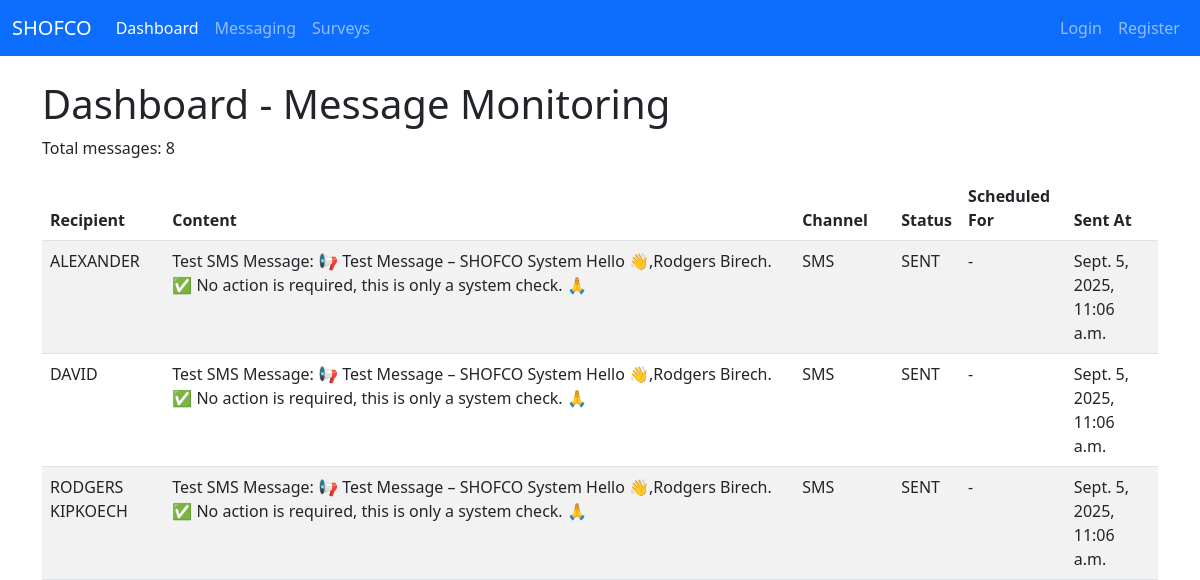
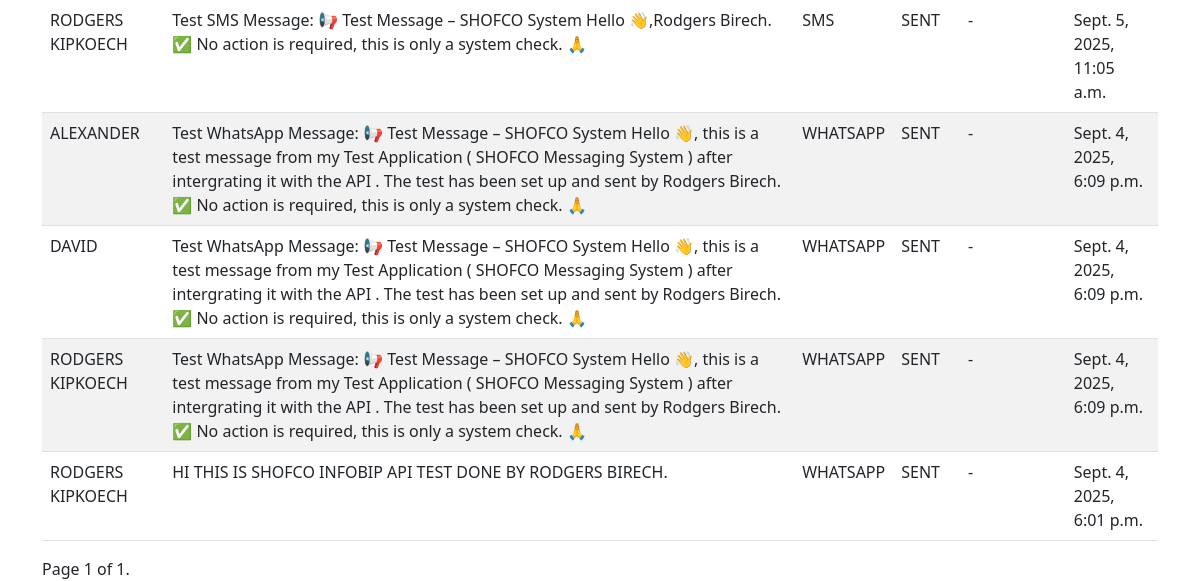
Page /dashboard/ on the earlier database version (2 pictures, top to bottom).
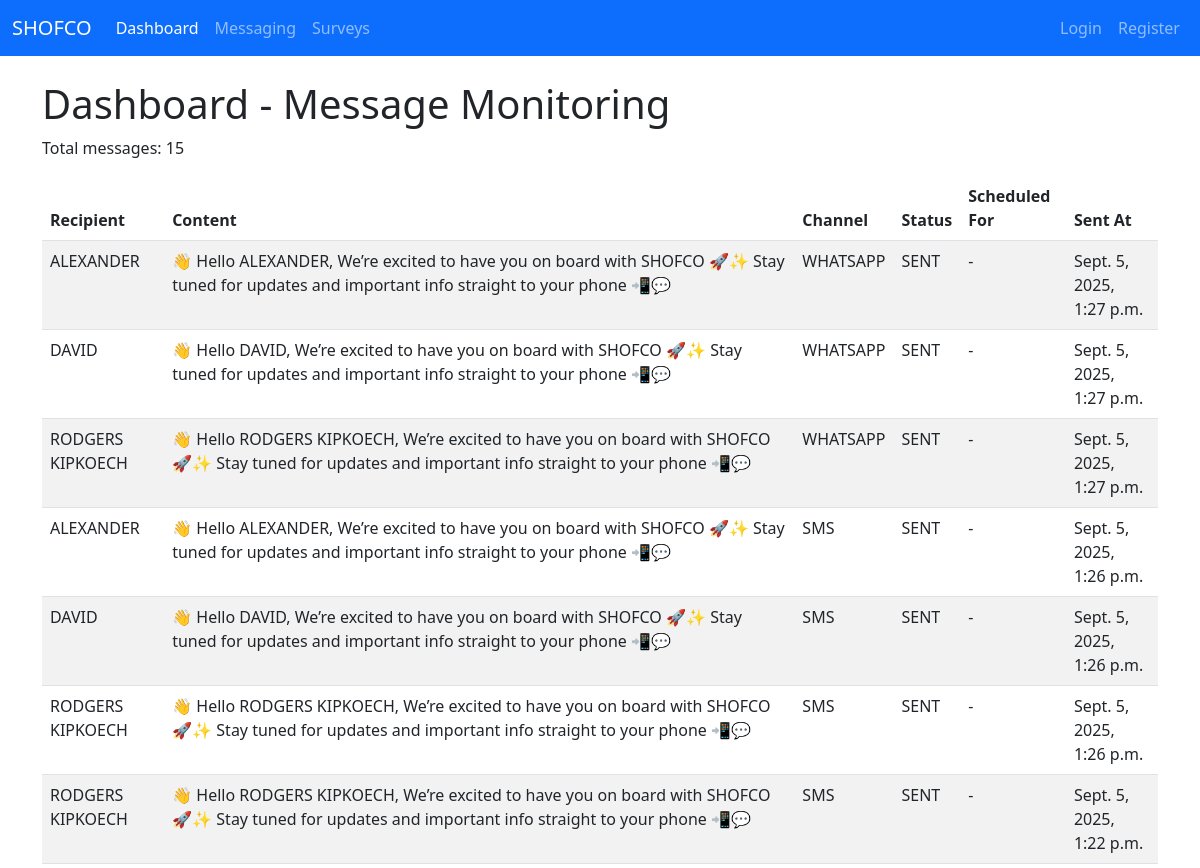
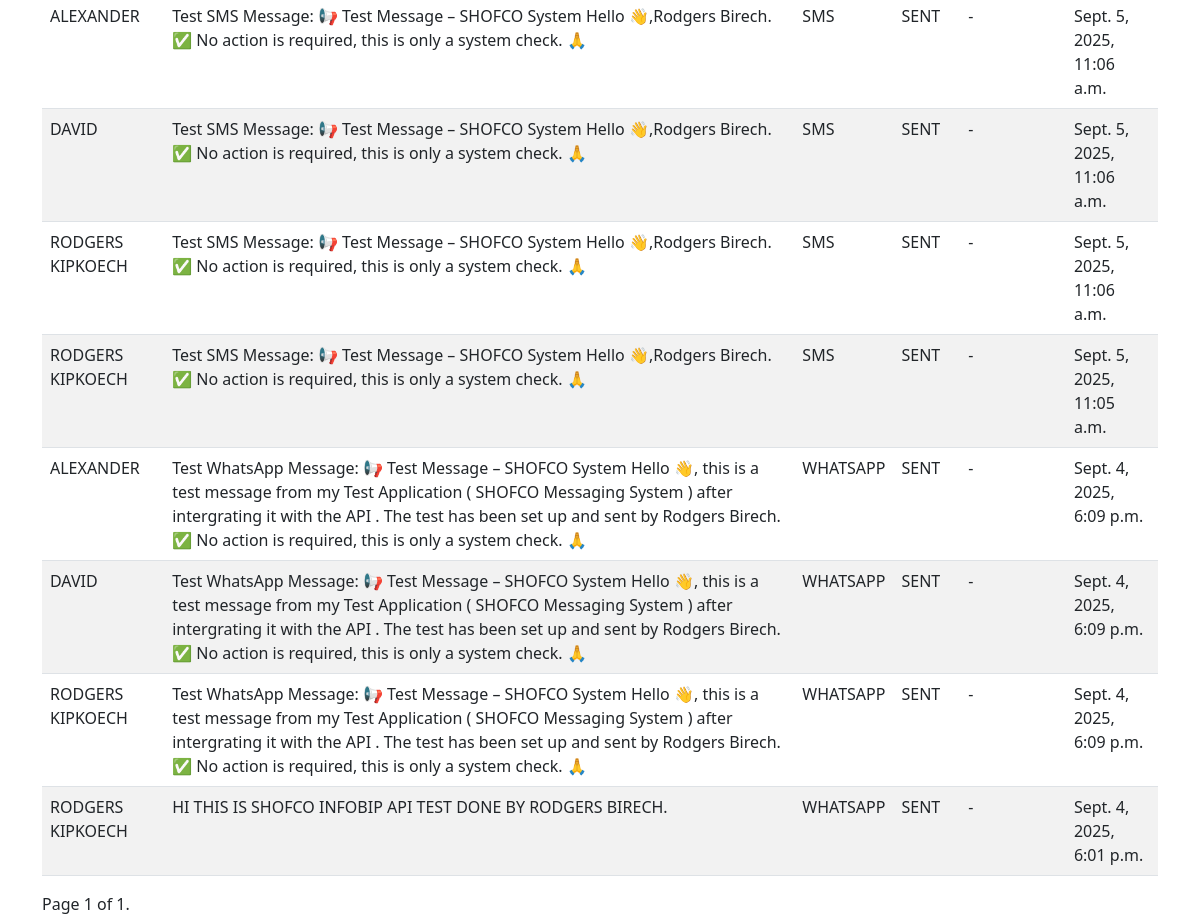
Same page on the later database version (2 pictures, top to bottom).
### messaging/models.py (models this page shows, shortened)
class Message(models.Model):
    CHANNEL_CHOICES = [('SMS', 'SMS'), ('WHATSAPP', 'WhatsApp'), ('EMAIL', 'Email')]
    recipient = models.ForeignKey(Beneficiary, on_delete=models.CASCADE)
    content = models.TextField()
    channel = models.CharField(max_length=10, choices=CHANNEL_CHOICES)
    status = models.CharField(max_length=20, default='PENDING')
    sent_at = models.DateTimeField(null=True, blank=True)
    scheduled_for = models.DateTimeField(null=True, blank=True)  # new field
    message_sid = models.CharField(max_length=64, null=True, blank=True)

### beneficiaries/models.py (models this page shows, shortened)
class Beneficiary(models.Model):
    name = models.CharField(max_length=100)
    phone_number = models.CharField(max_length=15)
    email = models.EmailField(blank=True, null=True)
    infobip_synced = models.BooleanField(default=False)  # New field

### dashboard/views.py (the view)
# urls.py: path('', dashboard_home, name='dashboard_home'),
def dashboard_home(request):
    total_messages = Message.objects.count()
    sent_messages = Message.objects.filter(status='SENT').count()
    pending_messages = Message.objects.filter(status='PENDING').count()
    total_beneficiaries = Beneficiary.objects.count()
    messages_list = (
        Message.objects
        .annotate(order_time=Coalesce('sent_at', 'scheduled_for', Value(now())))
        .order_by('-order_time')
    )
    paginator = Paginator(messages_list, 50)
    page_number = request.GET.get('page')
    page_obj = paginator.get_page(page_number)
    context = {
        'total_messages': total_messages,
        'sent_messages': sent_messages,
        'pending_messages': pending_messages,
        'total_beneficiaries': total_beneficiaries,
        'messages': page_obj,
    }
    return render(request, 'home.html', context)

### templates/home.html (shortened to what this page needs)
{% extends "base.html" %}
{% block content %}
<h1>Dashboard - Message Monitoring</h1>
<p>Total messages: {{ total_messages }}</p>
<table class="table table-striped">
  <thead>
    <tr>
      <th>Recipient</th>
      <th>Content</th>
      <th>Channel</th>
      <th>Status</th>
      <th>Scheduled For</th>
      <th>Sent At</th>
    </tr>
  </thead>
  <tbody>
    {% for message in messages %}
      <tr>
        <td>
          {% if message.recipient.name %}
            {{ message.recipient.name }}
          {% else %}
            {{ message.recipient.phone_number }}
          {% endif %}
        </td>
        <td>{{ message.content }}</td>
        <td>{{ message.channel }}</td>
        <td>{{ message.status }}</td>
        <td>{{ message.scheduled_for|default:"-" }}</td>
        <td>{{ message.sent_at|default:"-" }}</td>
      </tr>
    {% empty %}
      <tr><td colspan="6">No messages found.</td></tr>
    {% endfor %}
  </tbody>
</table>
<div class="pagination">
  <span>
    Page {{ messages.number }} of {{ messages.paginator.num_pages }}.
  </span>
</div>
{% endblock %}

### templates/base.html (shortened to what this page needs)
{% load static %}
{% load crispy_forms_tags %}
<!DOCTYPE html>
<html lang="en">
<head>
  <link rel="stylesheet" href="https://cdn.jsdelivr.net/npm/bootstrap@5.3.0/dist/css/bootstrap.min.css" />
</head>
<body>
  <nav class="navbar navbar-expand-lg navbar-dark bg-primary">
    <div class="container-fluid">
      <a class="navbar-brand" href="/dashboard/">SHOFCO</a>
      <div class="collapse navbar-collapse" id="navbarNav">
        <ul class="navbar-nav me-auto">
          <li class="nav-item">
            <a class="nav-link {% if request.path == '/dashboard/' %}active{% endif %}" href="/dashboard/">Dashboard</a>
          </li>
          <li class="nav-item">
            <a class="nav-link {% if request.resolver_match.namespace == 'messaging' and request.resolver_match.url_name == 'messages_home' %}active{% endif %}" href="{% url 'messaging:messages_home' %}">Messaging</a>
          </li>
          <li class="nav-item">
            <a class="nav-link {% if request.resolver_match.namespace == 'surveys' and request.resolver_match.url_name == 'survey_home' %}active{% endif %}" href="{% url 'surveys:survey_home' %}">Surveys</a>
          </li>
        </ul>
        <ul class="navbar-nav ms-auto">
          {% if user.is_authenticated %}
            <li class="nav-item">
              <a class="nav-link" href="{% url 'messaging:logout' %}">Logout</a>
            </li>
          {% else %}
            <li class="nav-item">
              <a class="nav-link" href="{% url 'messaging:login' %}">Login</a>
            </li>
            <li class="nav-item">
              <a class="nav-link" href="{% url 'messaging:register' %}">Register</a>
            </li>
          {% endif %}
        </ul>
      </div>
    </div>
  </nav>
  <div class="container mt-4">
    {% block content %}
    {% endblock %}
  </div>
</body>
</html>

Differences in the rows shown:
added Message: recipient.name "ALEXANDER", content "👋 Hello ALEXANDER, We’re excited to have you on board with SHOFCO 🚀✨ Stay tuned for updates and important info straight to your phone 📲💬", channel "WHATSAPP", status "SENT", scheduled_for "-", sent_at "Sept. 5, 2025, 1:27 p.m."
added Message: recipient.name "DAVID", content "👋 Hello DAVID, We’re excited to have you on board with SHOFCO 🚀✨ Stay tuned for updates and important info straight to your phone 📲💬", channel "WHATSAPP", status "SENT", scheduled_for "-", sent_at "Sept. 5, 2025, 1:27 p.m."
added Message: recipient.name "RODGERS KIPKOECH", content "👋 Hello RODGERS KIPKOECH, We’re excited to have you on board with SHOFCO 🚀✨ Stay tuned for updates and important info straight to your phone 📲💬", channel "WHATSAPP", status "SENT", scheduled_for "-", sent_at "Sept. 5, 2025, 1:27 p.m."
added Message: recipient.name "ALEXANDER", content "👋 Hello ALEXANDER, We’re excited to have you on board with SHOFCO 🚀✨ Stay tuned for updates and important info straight to your phone 📲💬", channel "SMS", status "SENT", scheduled_for "-", sent_at "Sept. 5, 2025, 1:26 p.m."
added Message: recipient.name "DAVID", content "👋 Hello DAVID, We’re excited to have you on board with SHOFCO 🚀✨ Stay tuned for updates and important info straight to your phone 📲💬", channel "SMS", status "SENT", scheduled_for "-", sent_at "Sept. 5, 2025, 1:26 p.m."
added Message: recipient.name "RODGERS KIPKOECH", content "👋 Hello RODGERS KIPKOECH, We’re excited to have you on board with SHOFCO 🚀✨ Stay tuned for updates and important info straight to your phone 📲💬", channel "SMS", status "SENT", scheduled_for "-", sent_at "Sept. 5, 2025, 1:26 p.m."
added Message: recipient.name "RODGERS KIPKOECH", content "👋 Hello RODGERS KIPKOECH, We’re excited to have you on board with SHOFCO 🚀✨ Stay tuned for updates and important info straight to your phone 📲💬", channel "SMS", status "SENT", scheduled_for "-", sent_at "Sept. 5, 2025, 1:22 p.m."
Other differences:
{{ total_messages }}: "8" → "15"
